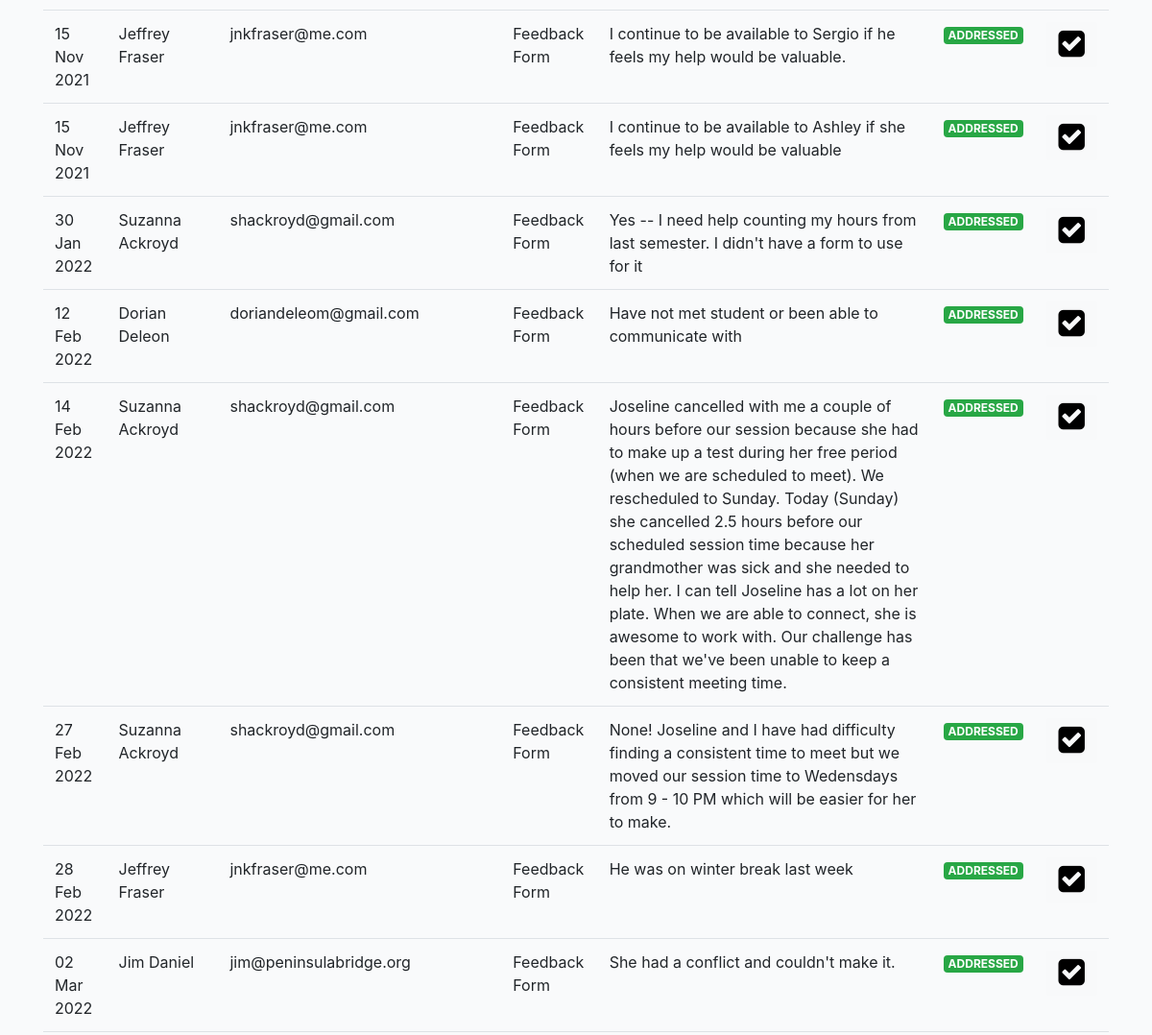
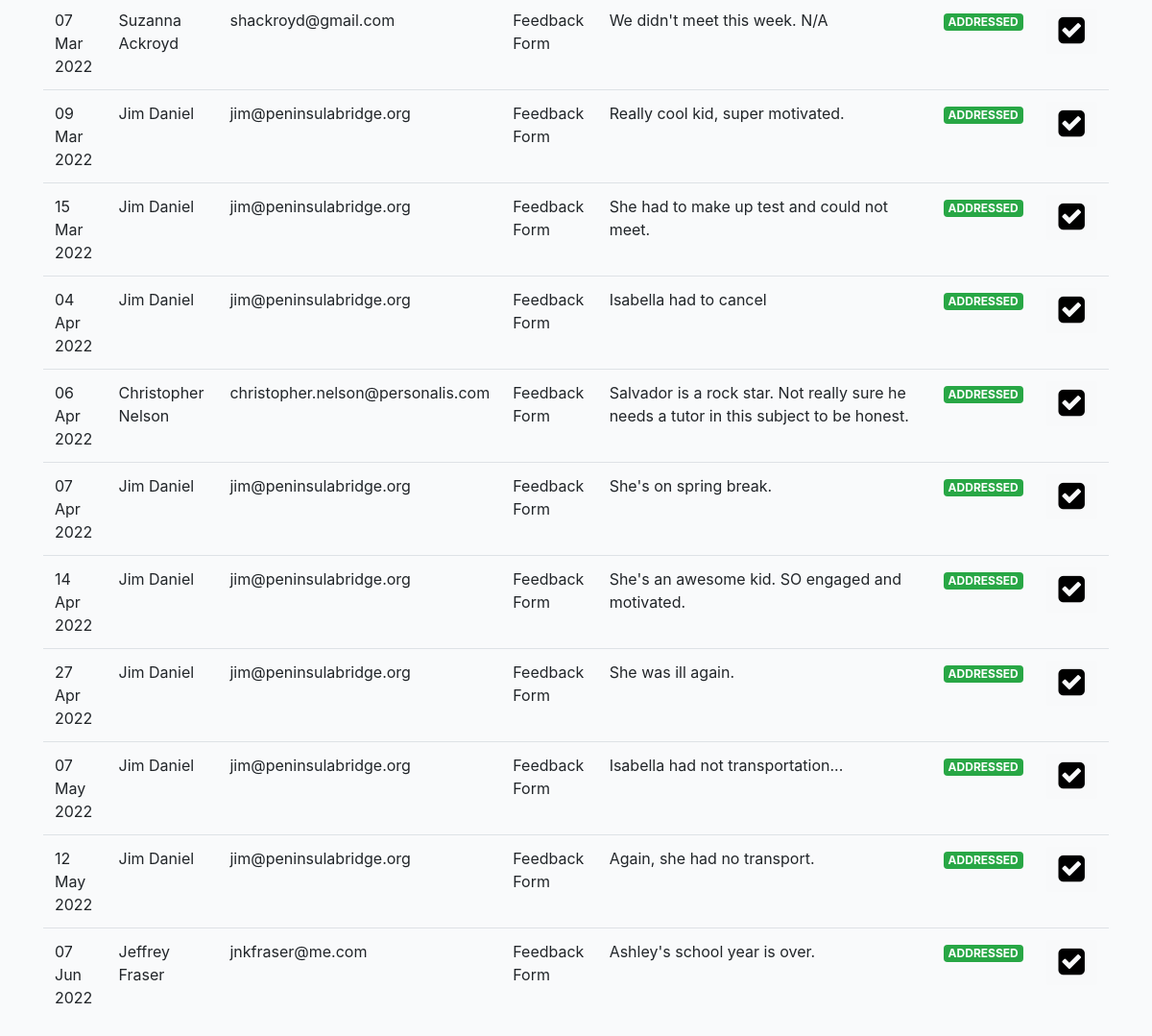
/tutoring/questions/ (signed in, lower part), run on an earlier commit of the app's database (2 pictures, top to bottom).
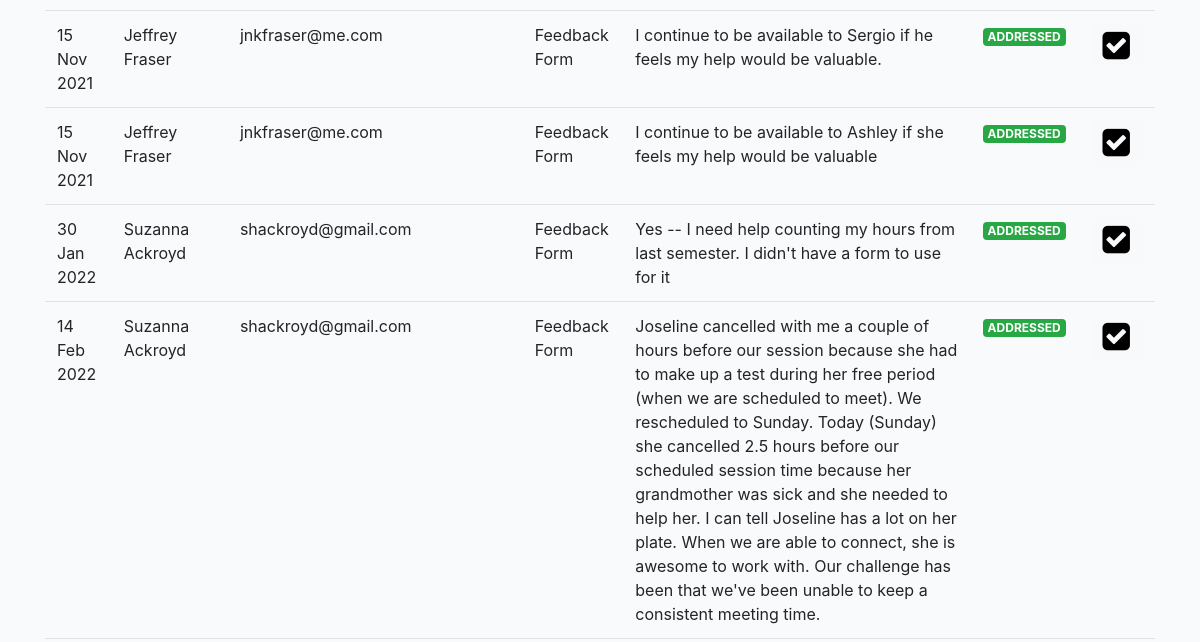
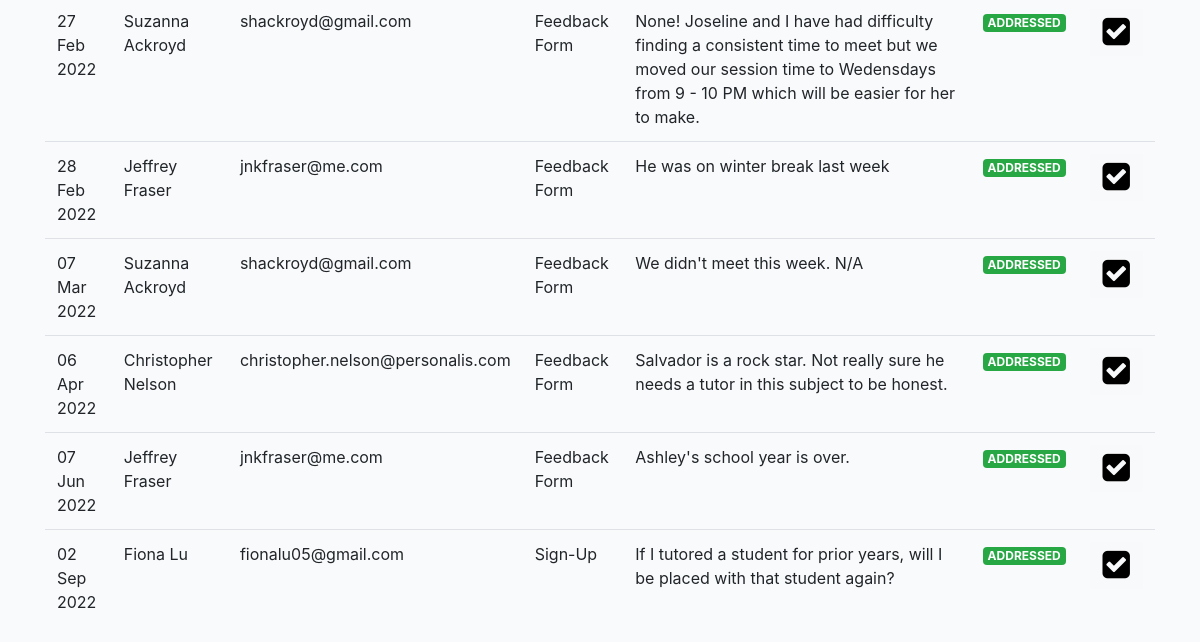
And on a later commit of the database (2 pictures, top to bottom).
### profiles/models.py (models this page shows, shortened)
class Question(models.Model):
    tutor = models.ForeignKey(Profile, on_delete=models.CASCADE, related_name='tutor_question')
    question = models.TextField(null=True, blank=True, max_length=1000)
    action = models.BooleanField(default=False)
    status = models.CharField(null=True, blank=True, max_length=200, choices=QUESTION_STATUS_CHOICES)
    updated = models.DateTimeField(auto_now=True)
    created = models.DateTimeField(auto_now_add=True)
    source = models.CharField(null=True, blank=True, max_length=200)

class Profile(models.Model):
    role = models.CharField(max_length=200, choices=ROLE_CHOICES_PROFILE, null=True)
    avatar = models.ImageField(default='avatar.png', upload_to='avatars/')
    first_name = models.CharField(max_length=200, blank=True)
    last_name = models.CharField(max_length=200, blank=True)
    email = models.EmailField(max_length=200, blank=True)
    student_grade = models.CharField(null=True, blank=True, max_length=200, choices=STUDENT_GRADE_CHOICES)
    grade = models.CharField(null=True, blank=True, max_length=200, choices=GRADE_CHOICES)
    academic_advisor = models.ForeignKey(Academicadvisor, null=True, blank=True, on_delete=models.CASCADE, related_name='academic_advisor')
    academic_advisor_email = models.EmailField(max_length=200, blank=True)
    subjects = models.ManyToManyField(Subject, blank=True, related_name='subjects')
    school = models.CharField(max_length=200, blank=True)
    friends = models.ManyToManyField("self", blank=True, related_name='testfriends')
    updated = models.DateTimeField(auto_now=True)
    created = models.DateTimeField(auto_now_add=True)
    slug = models.SlugField(unique=True, blank=True)
    flag = models.BooleanField(default=False)
    parent1_first_name = models.CharField(max_length=200, blank=True)
    parent1_last_name = models.CharField(max_length=200, blank=True)
    parent1_phone = models.CharField(max_length=200, blank=True)
    parent1_email = models.EmailField(max_length=200, blank=True)
    student_capacity = models.IntegerField(null=True, blank=True)
    phone = models.CharField(max_length=200, blank=True)
    question = models.TextField(null=True, blank=True, max_length=1000)
    languages = models.ManyToManyField(Language, blank=True, related_name='subjects')
    comfortable_share_phone = models.BooleanField(default=False)
    permission_share_grade = models.BooleanField(default=False)
    optional_school_loop_profile_link = models.TextField(null=True, blank=True, max_length=500)
    optional_school_loop_username = models.TextField(null=True, blank=True, max_length=500)
    optional_school_loop_password = models.TextField(null=True, blank=True, max_length=500)
    parent_languages = models.CharField(null=True, blank=True, max_length=200, choices=LANGUAGE_CHOICES)
    age = models.IntegerField(null=True, blank=True)
    ethnic = models.CharField(null=True, blank=True, max_length=200, choices=ETHNIC_CHOICES)
    note = models.TextField(null=True, blank=True, max_length=1000)
    interest = models.ManyToManyField(Interest, blank=True, related_name='interest')
    check = models.CharField(null=True, blank=True, max_length=200, choices=YES_NO)
    status = models.CharField(null=True, blank=True, max_length=200, choices=PROFILE_STATUS, default='active')
    connect_virtual = models.BooleanField(default=False)
    __initial_first_name = None
    __initial_last_name = None
    def __init__(self, *args, **kwargs):
        super().__init__(*args, **kwargs)
        self.__initial_first_name = self.first_name
        self.__initial_last_name = self.last_name

### profiles/views.py (the view)
# urls.py: path('questions/', QuestionListView.as_view(), name='question-list-view'),
@method_decorator(login_required, name='dispatch')
@method_decorator(allowed_users(allowed_roles=['tutor', 'admin']), name='dispatch')
class QuestionListView(ListView):
    model = Question
    template_name = 'tutor/question-list.html'
    def get_queryset(self):
        qs = Question.objects.all().order_by('status').reverse()
        return qs

### cprofiles/context_processors.py (called while the page is built)
def choice_question(request):
    if(request.user.id):
        choice_unanswered_question_num = Question.objects.filter(status="UNANSWERED").count()
        choice_session_flag_num = Session.objects.filter(flag=True).count()
        return {
            'choice_unanswered_question_num' : choice_unanswered_question_num,
            'choice_session_flag_num' : choice_session_flag_num
        }
    return {}

### middleschool/context_processors.py (called while the page is built)
def middle_school_question(request):
    if(request.user.id):
        middle_school_unanswered_question_num = Question.objects.filter(status="UNANSWERED").count()
        middle_school_session_flag_num = Session.objects.filter(flag=True).count()
        return {
            'middle_school_unanswered_question_num' : middle_school_unanswered_question_num,
            'middle_school_session_flag_num' : middle_school_session_flag_num
        }
    return {}

### templates/tutor/question-list.html (shortened to what this page needs)
{% extends 'base.html' %}
{% load static %}
{% block stylesheet %}{% static '/css/my_invites.css' %}{% endblock %}
{% block content %}
<div class="table-responsive-lg">
    <table id="myTable" class="table">
        <tbody>
            {% for obj in object_list %}
            <tr>
                <td>{{obj.created|date:"d M Y"}}</td>
                <td>{{obj.tutor.first_name}} {{obj.tutor.last_name}}</td>
                <td>{{obj.tutor.email}}</td>
                <td>{{obj.source}}</td>
                <td>{{obj.question}}</td>
                <td>
                {% if obj.status == 'ADDRESSED' %}
                <div class="status{{obj.id}}"><span class="badge badge-success">ADDRESSED</span></div>
                {% elif obj.status == 'UNANSWERED' %}
                <div class="status{{obj.id}}"><span class="badge badge-danger">UNANSWERED</span></div>
                {% endif %}
                </td>
                <td>
                    <form action="{% url 'profiles:action-question' %}" method="POST" class='like-form' id='{{obj.id}}'>
                    <button type="submit" class="like_btn btn btn-light like-btn{{obj.id}}">
                        {% if obj.action == False %}
                        <i class="fa fa-check-square fa-2x thumb{{obj.id}}" style="color:grey"></i>
                        {% else %}
                        <i class="fa fa-check-square fa-2x thumb{{obj.id}}"style="color:black"></i>
                        {% endif %}
                    </button>
                    </form>
                </td>
            </tr>
            {% endfor %}
        </tbody>
    </table>
</div>
{% endblock content %}

What changed in the data, as far as the page shows it:
removed Question: created "12 Feb 2022", tutor.first_name "Dorian", tutor.last_name "Deleon", tutor.email "doriandeleom@gmail.com", source "Feedback Form", question "Have not met student or been able to communicate with"
removed Question: created "02 Mar 2022", tutor.first_name "Jim", tutor.last_name "Daniel", tutor.email "jim@peninsulabridge.org", source "Feedback Form", question "She had a conflict and couldn't make it."
removed Question: created "09 Mar 2022", tutor.first_name "Jim", tutor.last_name "Daniel", tutor.email "jim@peninsulabridge.org", source "Feedback Form", question "Really cool kid, super motivated."
removed Question: created "15 Mar 2022", tutor.first_name "Jim", tutor.last_name "Daniel", tutor.email "jim@peninsulabridge.org", source "Feedback Form", question "She had to make up test and could not meet."
removed Question: created "04 Apr 2022", tutor.first_name "Jim", tutor.last_name "Daniel", tutor.email "jim@peninsulabridge.org", source "Feedback Form", question "Isabella had to cancel"
removed Question: created "07 Apr 2022", tutor.first_name "Jim", tutor.last_name "Daniel", tutor.email "jim@peninsulabridge.org", source "Feedback Form", question "She's on spring break."
removed Question: created "14 Apr 2022", tutor.first_name "Jim", tutor.last_name "Daniel", tutor.email "jim@peninsulabridge.org", source "Feedback Form", question "She's an awesome kid. SO engaged and motivated."
removed Question: created "27 Apr 2022", tutor.first_name "Jim", tutor.last_name "Daniel", tutor.email "jim@peninsulabridge.org", source "Feedback Form", question "She was ill again."
removed Question: created "07 May 2022", tutor.first_name "Jim", tutor.last_name "Daniel", tutor.email "jim@peninsulabridge.org", source "Feedback Form", question "Isabella had not transportation..."
removed Question: created "12 May 2022", tutor.first_name "Jim", tutor.last_name "Daniel", tutor.email "jim@peninsulabridge.org", source "Feedback Form", question "Again, she had no transport."
added Question: created "02 Sep 2022", tutor.first_name "Fiona", tutor.last_name "Lu", tutor.email "fionalu05@gmail.com", source "Sign-Up", question "If I tutored a student for prior years, will I be placed with that student again?"
